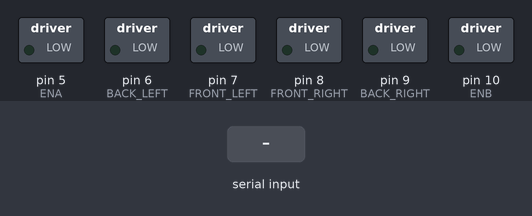
Simulated run of this sketch. Board: Arduino Uno, built with avr-gcc and run on an emulated ATmega328P. On the bench: switched loads named in the sketch (green lamp = pin HIGH). Inputs (shaded band) come from the test bench.

Above: at 1.2 s.
1.3 s: "a" received over Serial
At 2.5 s:
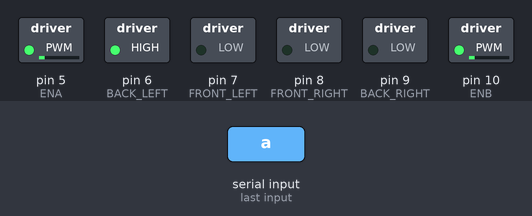
2.8 s: "b" received over Serial
At 3.8 s:
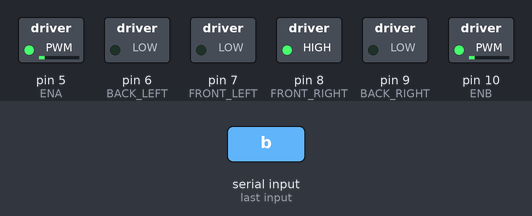
4.3 s: "c" received over Serial
At 4.9 s:
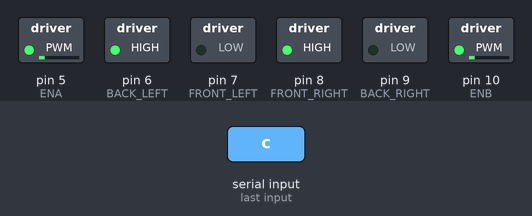
5.8 s: "d" received over Serial
At 6.1 s:
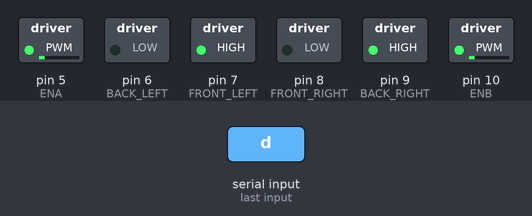
Timing chart, 0 to 8.3 s (numbered marks = the images above; inputs shaded):
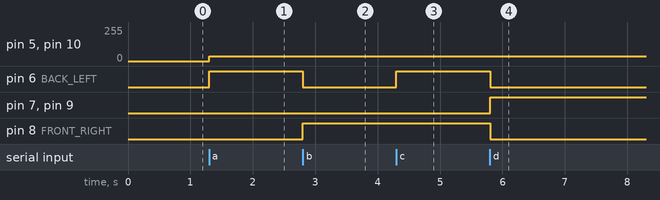

The sketch:

reciever_code.ino
```cpp
/////////////////////////////////////
//#include <LMotorController.h>
//double motorSpeedFactorLeft = 0.3;//these set the speeds of the motors 0.6
//double motorSpeedFactorRight = 0.3; //0.5
//MOTOR CONTROLLER
int ENA = 5;
int IN1 = 6;
int IN2 = 7;
int IN3 = 8;
int IN4 = 9;
int ENB = 10;
//the following line initializes which pin on the arduino the drive is connected to, as well as speeds
//LMotorController motorController(ENA, IN1, IN2, ENB, IN3, IN4, 0.4, 0.4);
/////////////////////////////////////
void setup () {
  pinMode(ENA, OUTPUT);
  pinMode(ENB, OUTPUT);
  pinMode(6, OUTPUT); //BACK LEFT
  pinMode(7, OUTPUT);// FRONT LEFT
  pinMode(8, OUTPUT);// FRONT RIGHT
  pinMode(9, OUTPUT);//BACK RIGHT

     Serial.begin (9600);
     while (!Serial) {;}
}

void loop () {

     if (Serial.available()> 0) {
          int letters = Serial.available();


          char word [letters] = "";
          for (int x=0; x<letters; x++) {
          word [x] = Serial.read ();
          }


        /*if(word[0] == 'e'){//stop

          digitalWrite(ENA, HIGH);
          digitalWrite(ENB, HIGH);
          digitalWrite(6,LOW);
          digitalWrite(7,LOW);
          digitalWrite(8,LOW);
          digitalWrite(9,LOW);
          }*/

          if(word[0] == 'a'){//turn left
          analogWrite(ENA, 35);
          analogWrite(ENB, 35);
          digitalWrite(6,HIGH);
          digitalWrite(7,LOW);
          digitalWrite(8,LOW);
          digitalWrite(9,LOW);

          }
            if(word[0] == 'b'){//turn right
          analogWrite(ENA, 35);
          analogWrite(ENB, 35);
          digitalWrite(6,LOW);
          digitalWrite(7,LOW);
          digitalWrite(8,HIGH);
          digitalWrite(9,LOW);

          }
           if(word[0] == 'c'){//go down
          analogWrite(ENA, 35);
          analogWrite(ENB, 35);
          digitalWrite(6,HIGH);
          digitalWrite(7,LOW);
          digitalWrite(8,HIGH);
          digitalWrite(9,LOW);

          }
           if(word[0] == 'd'){//go up
          analogWrite(ENA, 35);
          analogWrite(ENB, 35);
          digitalWrite(6,LOW);
          digitalWrite(7,HIGH);
          digitalWrite(8,LOW);
          digitalWrite(9,HIGH);

          }


          //for (int x=0; x<letters; x++) word [x] = Serial.read ();

          //for (int i=0; i<letters; i++) word [i] -= 32; // Change case to upper case

          //Serial.println (word);
     }

     //delay (20);
}
```

Measured:
- after the input at 1.3 s, pin 5 (ENA), pin 10 (ENB): 0/255 → 35/255 at once; pin 6 (BACK_LEFT): LOW → HIGH at once
- after the input at 2.8 s, pin 6 (BACK_LEFT): HIGH → LOW at once; pin 8 (FRONT_RIGHT): LOW → HIGH at once
- after the input at 4.3 s, pin 6 (BACK_LEFT): LOW → HIGH at once
- after the input at 5.8 s, pin 6 (BACK_LEFT), pin 8 (FRONT_RIGHT): HIGH → LOW at once; pin 7 (FRONT_LEFT), pin 9 (BACK_RIGHT): LOW → HIGH at once
